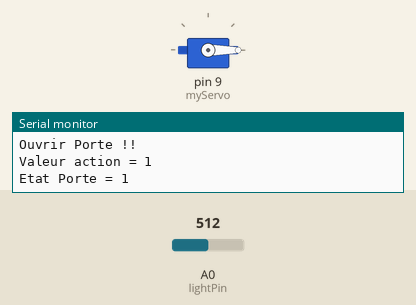
Recording of a sketch running on a simulated Arduino Uno, built with avr-gcc and run on an emulated ATmega328P. On the bench: servo, the last lines printed to the serial monitor. Inputs (shaded band) come from the test bench; at power-on: A0 (lightPin) = 512.

Above: at 18.0 s.
18.1 s: A0 (lightPin) set to 56
33.8 s: A0 (lightPin) set to 45
At 41.6 s:
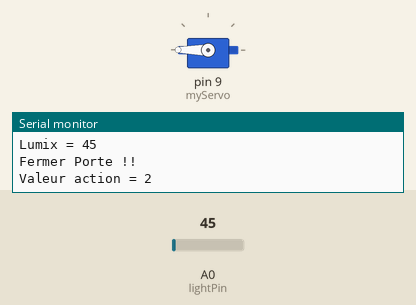
49.5 s: A0 (lightPin) set to 181
65.2 s: A0 (lightPin) set to 212
At 72.5 s:
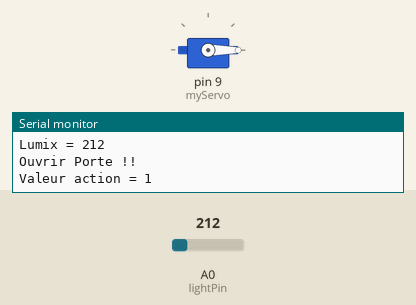
Timing chart, 0 to 74.0 s (numbered marks = the images above; inputs shaded):
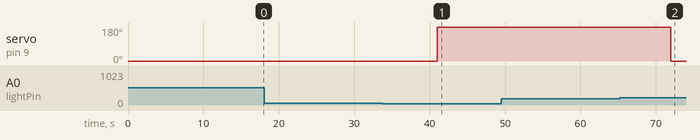

Measured:
- the behaviour switches between 51 and 50 on A0 (lightPin) (found by bisection; images 0 and 1)
- the behaviour switches between 199 and 200 on A0 (lightPin) (found by bisection; images 1 and 2)
- after the input at 33.8 s, servo on pin 9 (myServo): 0° → 180° after 7.2 s
- after the input at 65.2 s, servo on pin 9 (myServo): 180° → 0° after 6.8 s

The sketch:

porte_poulailler_v3.0.0.ino
```cpp
// ###################################################################
// Code permettant ouverture / fermeture d'une porte de poulailler
// selon la luminausité
// Composants :
// + Arduino UNO
// + Servo Moteur MG996R
// + Cellule photorésistance
//####################################################################
// Auteur : FRDev66
// Date : 2023-08-06
// version :3.0.0
//
// ChangeLog :
// + [3.0.0 : Modification du type de moteur : Pas à Pas --> Servo Moteur
//
// ###################################################################

// Liste Bibliothèques utiles
#include <Servo.h>

// Déclaration Constantes & Variables
int action = 9; // Initialisation de la Variable liée au Type d'Action à effectuer (3 = Rien / 1 = Ouverture Porte / 2 = Fermeture Porte / 4 = Rien Porte fermé)
int etat = 0; // Initialisation de la Variable liée au déclenchement des Actions Porte (0 = Ouverture / 1 = Fermeture)
int etatPorte = 9; // Initalisation de la Variable de l'Etat Actuel de la Porte (0 = Porte Fermée / 1 = Porte Ouverte / 9 = défaut)

unsigned long tempoDepart = 0; // Définition de la Variable de déclenchement d'une mesure

#define tempoMesures 10000 // Délai entre 2 Mesures Statiques de luminosité (lumix)

// Déclaration des Broches (PIN) utilisés
int lightPin = 0; // Pin de branchement de la cellule Photorésistance = A0

// Déclaration Transverse
Servo myServo; // Déclaration Constante Servo Moteur

void setup() {
  Serial.begin(115200); // Ouverture du port série et debit de communication fixé à 9600 bauds

}

void loop() {

  // Toutes les 30 minutes ==> Lancer une phase de Mesures Statiques
  if ( millis() - tempoDepart >= tempoMesures ) {
    int reading = niveauLumix();
    afficherLumix(reading);


    int action = choixActionPorte(reading,etat); // Détermine quelle action sera effectuée
    Serial.print("Valeur action = ");
    Serial.println(action);

    int etatPorte = actionPorte(action); // Définition des différentes actions
    Serial.print("Etat Porte = ");
    Serial.println(etatPorte);

    etat = etatPorte;

    tempoDepart = millis();

  }

}

int actionPorte(int action) {
  switch (action) {
    case 1 :
      myServo.attach(9);
      myServo.write(0);
      delay(1000);
      myServo.detach();
      etatPorte = 1;
      return etatPorte;
      break;
    case 2 :
      myServo.attach(9);
      myServo.write(180);
      delay(1000);
      myServo.detach();
      etatPorte = 0;
      return etatPorte;
      break;
    case 3 :
      etatPorte = 1;
      return etatPorte;
      break;
    case 4 :
      etatPorte = 0;
      return etatPorte;
      break;
    default :
      etatPorte = 9;
      return etatPorte;
      break;
  }
}

int choixActionPorte(int lumix, int etat) {
  switch (etat) {
    case 0:
      if(lumix >= 200) {
        Serial.println("Ouvrir Porte !!");
        int action = 1;
        return action;
      } else {
        Serial.println("NE RIEN FAIRE !! - Laisser Porte fermée");
        int action = 4;
        return action;
      }
      break;
    case 1:
      if(lumix <= 50) {
        Serial.println("Fermer Porte !!");
        action = 2;
        return action;
      } else {
        Serial.println("NE RIEN FAIRE !! - Porte reste Ouverte");
        int action = 3;
        return action;
      }
      break;
    default:
      Serial.println("MESSAGE : la valeur etat ne correspond pas à une valeur attentdue !");
      action = 0;
      return action;
      break;
  }
}

int niveauLumix() {
  int reading = analogRead(lightPin); // Lecture de la PhotoRésistance
  return reading;
}

void afficherLumix(int lumix) {
  Serial.print("Lumix = ");
  Serial.println(lumix);
}

int valeurEtat() {
  if(!etat) {
    return etat;
  } else {
    etat = 0;
    return etat;
  }
}

void afficherEtat(int etat) {
  Serial.print("Etat = ");
  Serial.println(etat);
}

int modifierEtat(int etat) {
  if(etat==0) {
    etat = 1;
    return etat;
  } else {
    etat = 0;
    return etat;
  }

}
```
